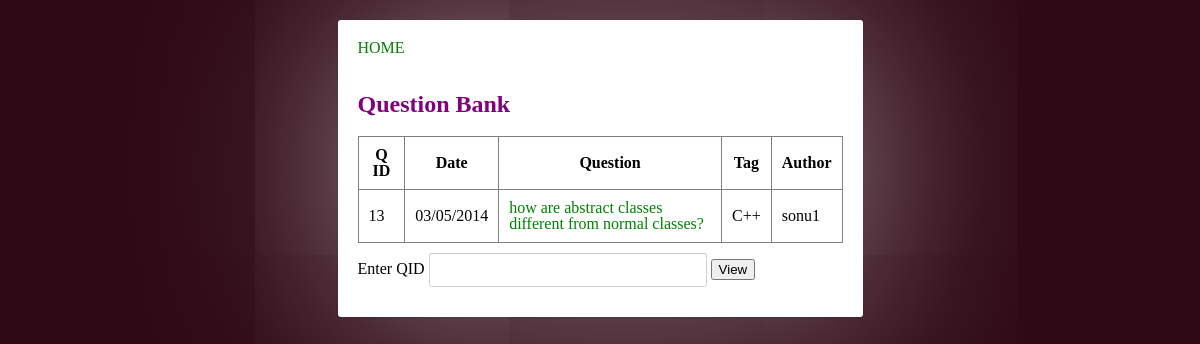
The app's page /allcpp.php with its own data.
### tables this page shows
CREATE TABLE IF NOT EXISTS `questions` (
  `qid` int(11) NOT NULL AUTO_INCREMENT,
  `question` varchar(255) NOT NULL,
  `username` varchar(20) DEFAULT NULL,
  `tag` varchar(10) DEFAULT NULL,
  `datee` varchar(30) DEFAULT NULL,
  `timee` varchar(30) DEFAULT NULL,
  PRIMARY KEY (`qid`),
  KEY `username` (`username`)
);

### allcpp.php (the view, shortened to what this page needs)
<!DOCTYPE html>
<html>
    <head>
         <link rel="stylesheet" href="style.css">
    </head>
    <body> <form action="Cprog.php" method="get">
        <div class="container">
    <section class="register">
         <a href="mainpage1.php">HOME</a>
         <br/> <br>
         <h2>Question Bank</h2>
        <table border="1" cellspacing="10" cellpadding="10">
            <th>Q ID</th>
            <th>Date</th>
            <th>Question</th>
             <th>Tag</th>
            <th>Author</th>
            <?php
$sql="select * from questions where tag='c++' order by qid desc";
$res=mysql_query($sql);
while($row=mysql_fetch_array($res))
{
echo "<tr>";
echo"<td>".$row['qid']."</td><td>".$row['datee']."</td><td><a href='myown.php'>".$row['question']."</a></td><td>".$row['tag']."</td><td>".$row['username']."</td>";
echo "</tr>";
}
            ?>
        </table>
          Enter QID <input type="text" name="qid"/>
          <button class="buttonscrolly">View</button>
    </section>
           </div>
</form>
    </body>
</html>

### style.css (style rules this page uses)
body { line-height: 1; }
table { border-collapse: collapse; border-spacing: 0; }
body { background: #2F0916; font-family:"Trebuchet MS",tahoma; }
a { color:green; text-decoration: none; }
.container { width: 525px; margin-left: auto; margin-right: auto; }
.register { position: relative; margin-top:20px; padding: 20px 20px 20px; background: #fff; border-radius: 3px; -webkit-box-shadow: 0 0 200px rgba(255, 255, 255, 0.5), 0 1px 2px rgba(0, 0, 0, 0.3); -moz-box-shadow: 0 0 200px rgba(255, 255, 255, 0.5), 0 1px 2px rgba(0, 0, 0, 0.3); box-shadow: 0 0 200px rgba(255, 255, 255, 0.5), 0 1px 2px rgba(0, 0, 0, 0.3); }
.register input[type=text], .register input[type=password] ,.register select,.register textarea { width: 278px; }
input { font-family:"Trebuchet MS",tahoma; font-size: 14px; }
input[type=text], input[type=password] ,.register select,.register textarea { margin: 5px; padding: 0 10px; height: 34px; color: black; background: #fff; border-width: 1px; border-style: solid; border-color: #c4c4c4 #d1d1d1 #d4d4d4; border-radius:3px; margin:10px 0; }

### allcpp.php (style rules this page uses)
* { -webkit-box-sizing: border-box; -moz-box-sizing: border-box; -ms-box-sizing: border-box; box-sizing: border-box; }
h2 { color: purple; }

### records on screen
questions: qid "13", datee "03/05/2014", question "how are abstract classes different from normal classes?", tag "C++", username "sonu1"
